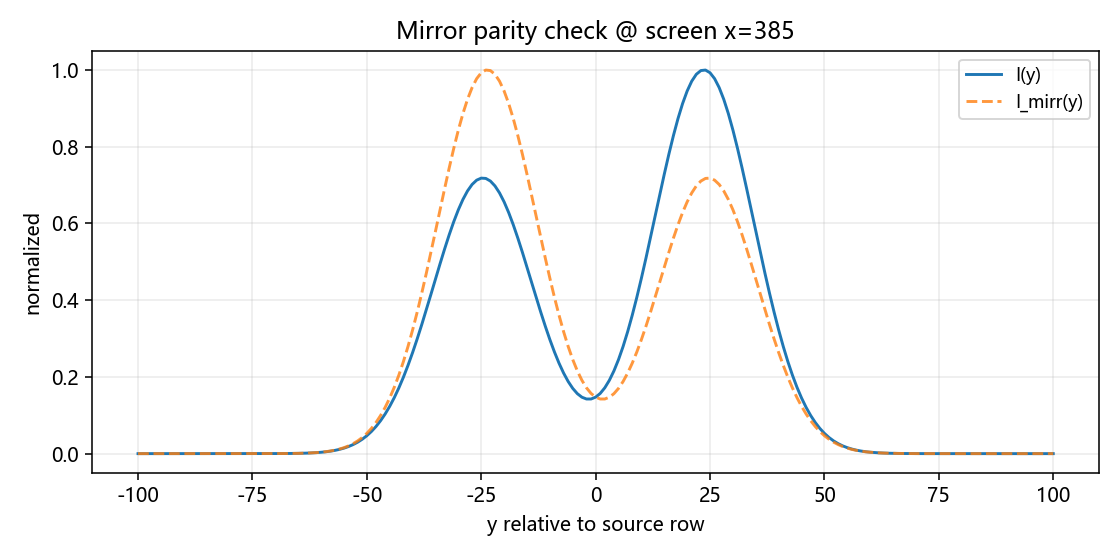

Generate this figure with Python:
# -*- coding: utf-8 -*-
"""
explore_double_slit_mirror_parity.py
------------------------------------
质疑命题：几何与源关于中心水平轴镜像对称时，屏上强度 I(y) 应近似满足 I(y)≈I(2y0-y)。
标量 CE 核如果意外带「手征」或数值偏置，残差会偏大。

度量（相对 L1 残差）:
  相对不对称度 asym = sum_y |I(y)-I_mirror(y)| / (sum_y I(y) + eps)

运行: python explore_double_slit_mirror_parity.py
输出: explore_double_slit_mirror_parity.png

suite 解析:
  相对不对称度 asym = <float>
"""
import os
import sys

import numpy as np
import matplotlib.pyplot as plt

sys.path.insert(0, os.path.dirname(__file__))
from mpl_compat import legend_kw
from ce_engine_v2 import propagate_double_slit_n_steps

HEIGHT = 201
WIDTH = 400
A, S, B, LAM = 1.0, 0.30, 0.05, 0.90
SOURCE_X = 5
SOURCE_Y = HEIGHT // 2
BAR_X = 150
SLIT_W = 6
SCREEN_X = WIDTH - 15
STEPS = 500

cy = HEIGHT // 2
d_half = 25
slit1_y0 = cy - d_half - SLIT_W // 2
slit2_y0 = cy + d_half - SLIT_W // 2

barrier = np.zeros((HEIGHT, WIDTH), dtype=np.bool_)
barrier[:, BAR_X] = True
barrier[slit1_y0 : slit1_y0 + SLIT_W, BAR_X] = False
barrier[slit2_y0 : slit2_y0 + SLIT_W, BAR_X] = False

grid = np.zeros((HEIGHT, WIDTH))
grid[SOURCE_Y, SOURCE_X] = 1000.0

grid = propagate_double_slit_n_steps(grid, barrier, A, S, B, LAM, STEPS)

I = grid[:, SCREEN_X].astype(np.float64)
total = I.sum()
if total < 1e-12:
    print("无能量到屏")
    sys.exit(2)

Im = I[::-1]
num = np.sum(np.abs(I - Im))
den = total + 1e-15
asym = float(num / den)
if np.std(I) > 1e-15:
    r_m = float(np.corrcoef(I, Im)[0, 1])
else:
    r_m = 1.0

print("=" * 60)
print("质疑向：双缝几何镜像对称 → 屏强度镜像残差（宇称/后向耦合探针）")
print("相对不对称度 asym = %.6f" % asym)
print("镜像皮尔逊 r_mirror = %.6f" % r_m)
print(
    "解读: A/B/S 核在 B>0 时一般不保证关于缝中心的严格 y-镜面对称；"
    "asym 偏大可能是可测后果，未必是几何画错。"
)
print("=" * 60)

fig, ax = plt.subplots(figsize=(8, 4))
y = np.arange(HEIGHT) - SOURCE_Y
ax.plot(y, I / (I.max() + 1e-15), label="I(y)", lw=1.5)
ax.plot(y, Im / (Im.max() + 1e-15), "--", label="I_mirr(y)", lw=1.5, alpha=0.8)
ax.set_xlabel("y relative to source row")
ax.set_ylabel("normalized")
ax.set_title("Mirror parity check @ screen x=%d" % SCREEN_X)
ax.grid(alpha=0.25)
legend_kw(ax, facecolor="white", labelcolor="black", fontsize=9)
plt.tight_layout()
out = os.path.join(os.path.dirname(__file__), "explore_double_slit_mirror_parity.png")
plt.savefig(out, dpi=140)
print("Saved: %s" % out)
